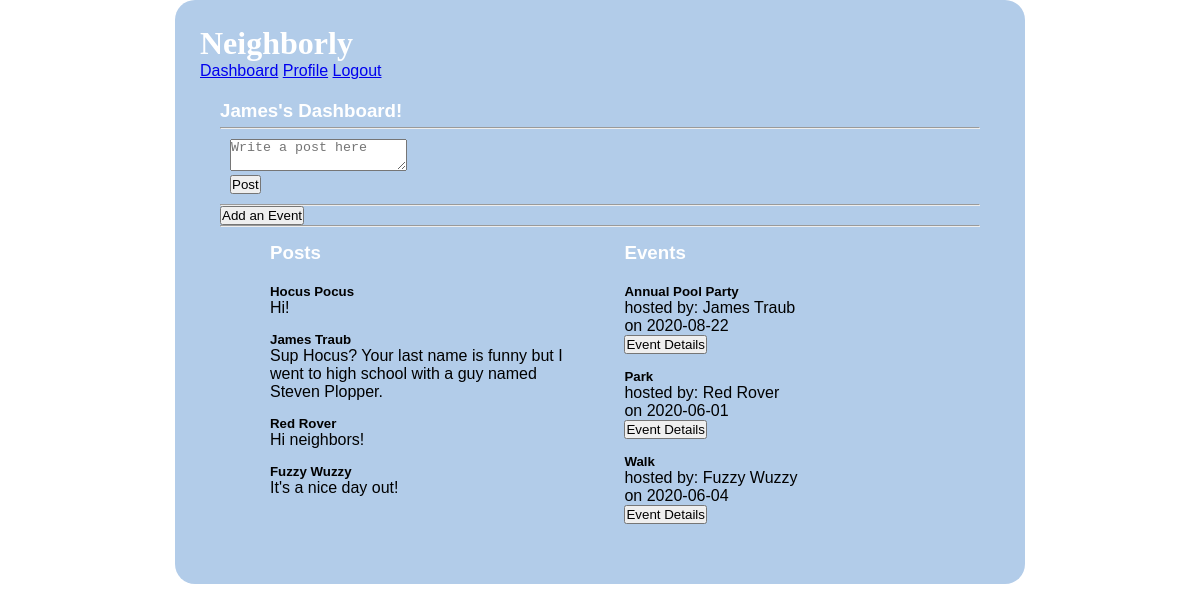
The app's page /dashboard (signed in) with its own data.
### models.py (models this page shows, shortened)
class User(db.Model):
    __tablename__ = "users"
    id = db.Column(db.Integer, primary_key=True)
    first_name = db.Column(db.String(45))
    last_name = db.Column(db.String(45))
    email = db.Column(db.String(255))
    address_id = db.Column(db.Integer, db.ForeignKey('addresses.id', ondelete='cascade'))
    address = db.relationship('Address', foreign_keys=[address_id])
    password_hash=db.Column(db.String(255))
    posts_this_user_likes = db.relationship('Post', secondary=likes_table, passive_deletes=True)
    all_post = db.relationship('Post', back_populates="user", cascade="all, delete, delete-orphan")
    all_event = db.relationship('Event', back_populates="user", cascade="all, delete, delete-orphan")
    created_at = db.Column(db.DateTime, server_default = func.now())
    updated_at = db.Column(db.DateTime, server_default = func.now(), onupdate = func.now())

class Post(db.Model):
    __tablename__ = "posts"
    id = db.Column(db.Integer, primary_key=True)
    message = db.Column(db.String(255))
    user_id = db.Column(db.Integer, db.ForeignKey('users.id', ondelete='cascade'))
    user = db.relationship('User', foreign_keys=[user_id])
    users_who_like_this_post = db.relationship('User', secondary=likes_table, passive_deletes=True)
    created_at = db.Column(db.DateTime, server_default = func.now())
    updated_at = db.Column(db.DateTime, server_default = func.now(), onupdate = func.now())

class Event(db.Model):
    __tablename__ = "events"
    id = db.Column(db.Integer, primary_key=True)
    title = db.Column(db.String(100))
    description = db.Column(db.String(255))
    date = db.Column(db.String(45))
    time = db.Column(db.String(45))
    user_id = db.Column(db.Integer, db.ForeignKey('users.id', ondelete='cascade'))
    user = db.relationship('User', foreign_keys=[user_id])
    location_id = db.Column(db.Integer, db.ForeignKey('event_locations.id', ondelete='cascade'))
    location = db.relationship('Event_location', foreign_keys=[location_id])
    created_at = db.Column(db.DateTime, server_default = func.now())
    updated_at = db.Column(db.DateTime, server_default = func.now(), onupdate = func.now())

### controller.py (the view)
def dashboard():
    if 'user_id' not in session:
        return redirect("/")
    posts = Post.query.all()
    events = Event.query.all()
    cur_user = User.query.filter_by(id=session['user_id'])
    return render_template("dashboard.html", all_posts = posts, all_events = events,all_users = cur_user )

### templates/dashboard.html (shortened to what this page needs)
<!DOCTYPE html>
<html lang="en">
<head>
    <link rel="stylesheet" type="text/css" href="{{ url_for('static', filename='style1.css') }}">
</head>
<body>
    <div class="container_dashboard">
        <h1>Neighborly</h1>
        <div class="navigation">
            <a href="/dashboard">Dashboard</a>
            <a href="/user_profile">Profile</a>
            <a href="/logout">Logout</a>
        </div>
        <div class="dashboard">
            {% for cur_user in all_users %}
            <h3>{{cur_user.first_name}}'s Dashboard!</h3>
            {% endfor %}
            <hr>
            <form action="/add/post" method="POST">
                <p> <textarea name="message" placeholder="Write a post here"></textarea></p>
                <input type="submit" value="Post">
            </form>
            <hr>
            <a href="/events"><button>Add an Event</button></a>
            <hr>
            <div class="dashboard_content">
                <div class="events">
                    <h3>Posts</h3>
                    <ul>
                        {% for post in all_posts %}
                        <li>
                            <p><h5>{{post.user.first_name}} {{post.user.last_name}}</h5></p>
                            <p>{{post.message}}</p>
                        </li>
                        {% endfor %}
                    </ul>
                </div>
                <div class="events">
                    <h3>Events</h3>
                    <ul>
                        {% for event in all_events %}
                        <li>
                            <p><h5>{{event.title}}</h5></p>
                            <p>hosted by: {{event.user.first_name}} {{event.user.last_name}}</p>
                            <p>on {{event.date}}</p>
                            <a href="/event/details/{{event.id}}"><button>Event Details</button></a>
                        </li>
                        {% endfor %}
                    </ul>
                </div>
            </div>
        </div>
    </div>
</body>
</html>

### static/style1.css (style rules this page uses)
* { margin: 0px; padding: 0px; }
.container_dashboard { width: 800px; background-color: rgb(178, 204, 233); margin: 0px auto; padding: 25px; border-radius: 20px; font-family: 'Lucida Sans', 'Lucida Sans Regular', 'Lucida Grande', 'Lucida Sans Unicode', Geneva, Verdana, sans-serif; }
.container_dashboard h1 { font-family: cursive; color: white; }
.container_dashboard li { list-style: none; }
.dashboard { padding: 20px; }
.dashboard h3 { padding-bottom: 5px; color: white; }
.dashboard form { padding: 10px; }
.dashboard button { vertical-align: bottom; }
.events { margin-top: 15px; margin-bottom: 15px; display: inline-block; width: 300px; vertical-align: top; margin-left: 50px; }
.events li { margin-top: 15px; }
.events ul { display: inline-block; }

### records on screen
User: first_name "James"
Post: user.first_name "Hocus", user.last_name "Pocus", message "Hi!"
Post: user.first_name "James", user.last_name "Traub", message "Sup Hocus? Your last name is funny but I went to high school with a guy named Steven Plopper."
Post: user.first_name "Red", user.last_name "Rover", message "Hi neighbors!"
Post: user.first_name "Fuzzy", user.last_name "Wuzzy", message "It's a nice day out!"
Event: title "Annual Pool Party", user.first_name "James", user.last_name "Traub", date "2020-08-22"
Event: title "Park", user.first_name "Red", user.last_name "Rover", date "2020-06-01"
Event: title "Walk", user.first_name "Fuzzy", user.last_name "Wuzzy", date "2020-06-04"
